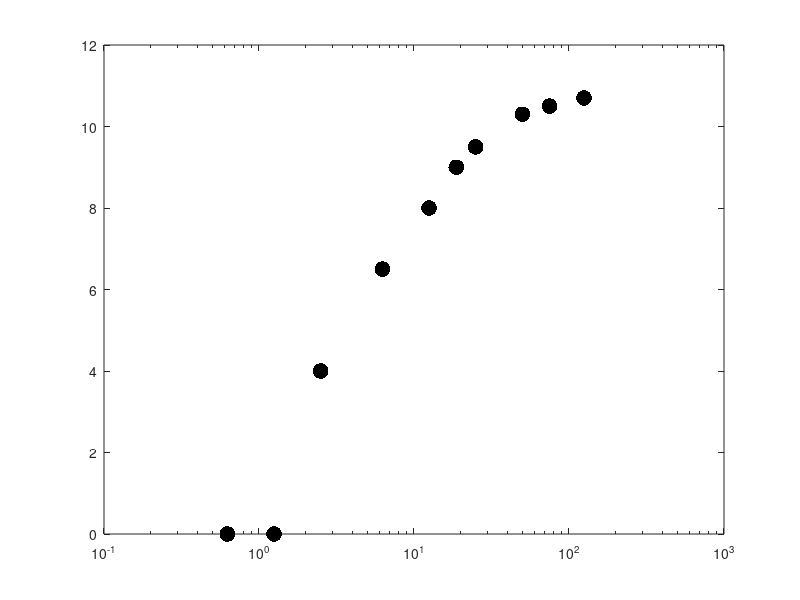

Recreate this plot in MATLAB. (Note: this script raises an error after producing the figure.)
clear all
close all
clc

%%  data from literature

%Micrococcus luteus (ATCC 10240) and nisin
%data taken from https://pmc.ncbi.nlm.nih.gov/articles/PMC4576963/pdf/fsn30003-0394.pdf
%Figure 7 (see legend of A-J)

conc = [125 75 50 25 18.75 12.5 6.25 2.5 1.25 0.625];
zoi = [10.7 10.5 10.3 9.5 9 8 6.5 4 0.0001 0.000001];

R = 0:0.01:12;

logF = @(p,r)p(3) + exp(p(1) + sqrt(1+p(2).*r.^2 )) .* ( sqrt(1+p(2)*r.^2) );

b0 = [0.03 0.4 1.75];

%%

figure(1)

semilogx(conc,zoi,'.k','markersize',34,'DisplayName','ZoI data')
hold on

weights = @(yhat) 1./(1 + abs(yhat).^2);
%weights = @(yhat) ones(size(yhat));

fit2 = fitnlm(zoi(3:end-2),conc(3:end-2),logF,b0,'Weights',weights)

M = 1;

for j = M:9
    Z = setdiff(zoi(M:end-1),zoi(j));
    C = setdiff(conc(M:end-1),conc(j));
    fit0 = fitnlm(Z,C,logF,fit2.Coefficients.Estimate,'Weights',weights);   
    if j == M
        plot(fit0.feval(R),R,'-','DisplayName','Jacknife fits','linewidth',2,'color',[1 1 1]*0.7)
    else
        plot(fit0.feval(R),R,'-','linewidth',2,'color',[1 1 1]*0.7,'HandleVisibility','off')
    end
end

MIC = abs(fit2.Coefficients.Estimate(3));

adjR2 = fit2.Rsquared.Adjusted;
plot(fit2.feval(R),R,'-r','DisplayName',['Radical fit (adj R^2\approx',num2str(adjR2),')'],'linewidth',3)

semilogx(conc,zoi,'.k','markersize',34,'HandleVisibility','off')
text(MIC,0.4,num2str(MIC));

%semilogx(conc(1:2),zoi(1:2),'ok','markersize',14,'DisplayName','excised data','linewidth',1)
set(gca,'Ytick',0:1:max(R))

ylabel('r (mm)')
xlabel('antibiotic dose (\mug/mL)')
legend('Location','southeast')
axis tight
xlim([0 150])
ylim([0 max(R)])

%% data from literature

%data taken from
%https://pmc.ncbi.nlm.nih.gov/articles/PMC546645/pdf/applmicro00228-0032.pdf
%PAP is unclear (not stated in paper): Sarcina lutea
%could be Cloxacillin or Dicloxacillin
%(Table 2)

conc = [3 6 12 24 48];
zoi = [11.68 16.62 20.96 24.86 28.21];
R = 0:0.01:32;

fit = fitnlm(zoi,conc,logF,[0.09 0.04 1.85],'Weights',weights)

figure(2)

semilogx(conc,zoi,'.k','markersize',38,'DisplayName','ZoI data')
hold on
set(gca,'Ytick',0:5:max(R))

for j = 1:5
    Z = setdiff(zoi,zoi(j));
    C = setdiff(conc,conc(j));
    fitJ = fitnlm(Z,C,logF,fit.Coefficients.Estimate,'Weights',weights);   
    if j == 1
        plot(fitJ.feval(R),R,'-','DisplayName','Jacknife fits','linewidth',2,'color',[1 1 1]*0.7)
    else
        plot(fitJ.feval(R),R,'-','linewidth',2,'color',[1 1 1]*0.7,'HandleVisibility','off')
    end
end

adjR2 = fit.Rsquared.Adjusted;
plot(fit.feval(R),R,'-r','DisplayName',['Radical Exp fit (adj R^2\approx',num2str(adjR2),')'],'linewidth',3)

semilogx(conc,zoi,'.k','markersize',34,'HandleVisibility','off')
MIC = abs(fit.Coefficients.Estimate(3));
text(MIC,0.8,num2str(MIC));

ylabel('r (mm)')
xlabel('antibiotic dose (\mug/mL)')
legend('Location','southeast')
axis tight
xlim([0.9 100])
ylim([0 max(R)])

%%

figure(1)
exportgraphics(gcf,'./figures/Micrococcus_luteus_newlog.pdf')
figure(2)
exportgraphics(gcf,'./figures/Bacillus_subtilis_newlog.pdf')

